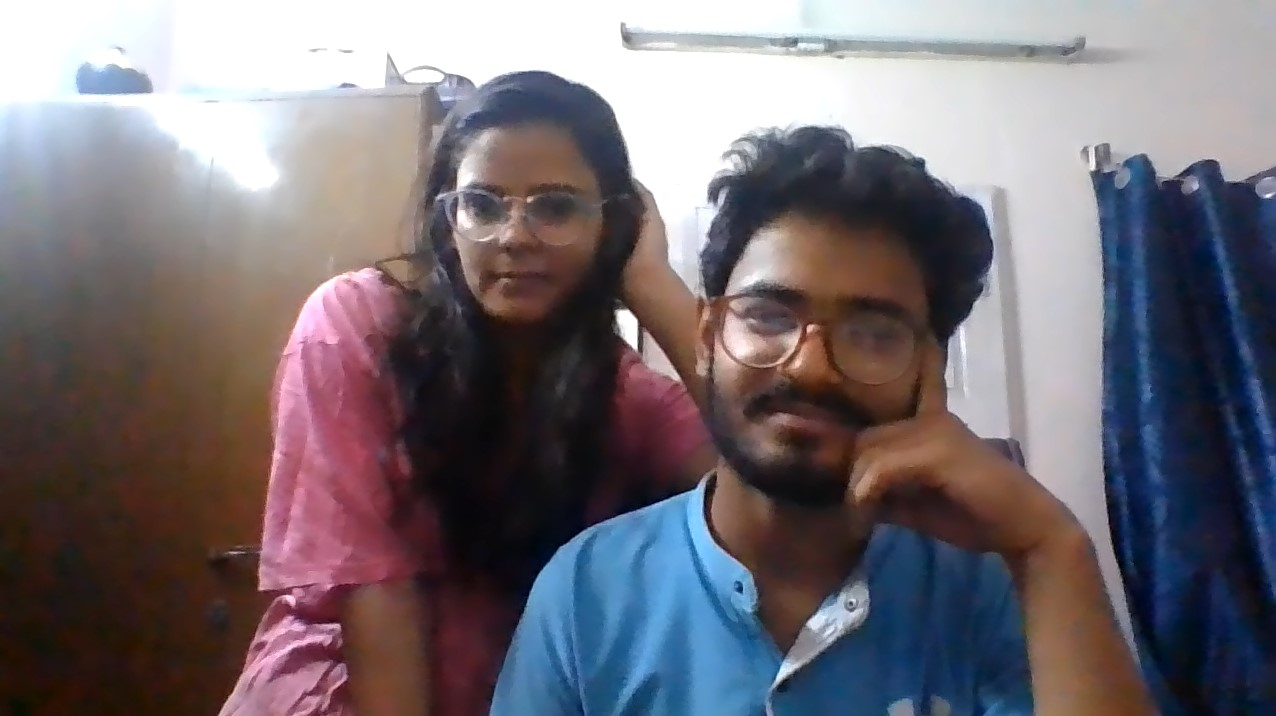
#> input picture assignment/WIN_2.jpg, 1276 x 716 px, found by its file name
$ python thresholding.py
#> lines starting #> are read from the running program, lines starting #| are printed output that depends on the picture; after the words box and inside, x2 and y2 are one past the last pixel; in counts of white or black regions, pixels touching at a corner belong together
import cv2

img = cv2.imread("WIN_2.jpg",cv2.IMREAD_GRAYSCALE)
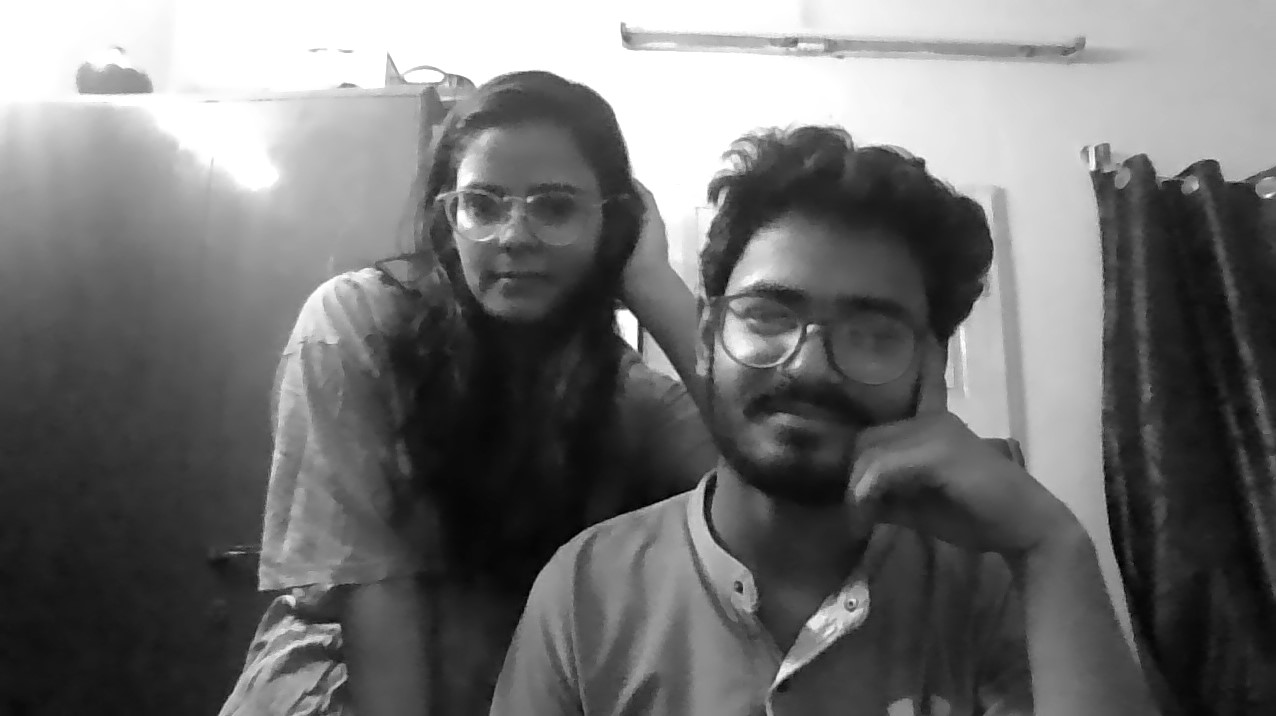
#> img: shape (716, 1276); min 0, max 255, mean 111.8

ret ,thresholded_img =cv2.threshold(img, 115, 255, cv2.THRESH_BINARY)
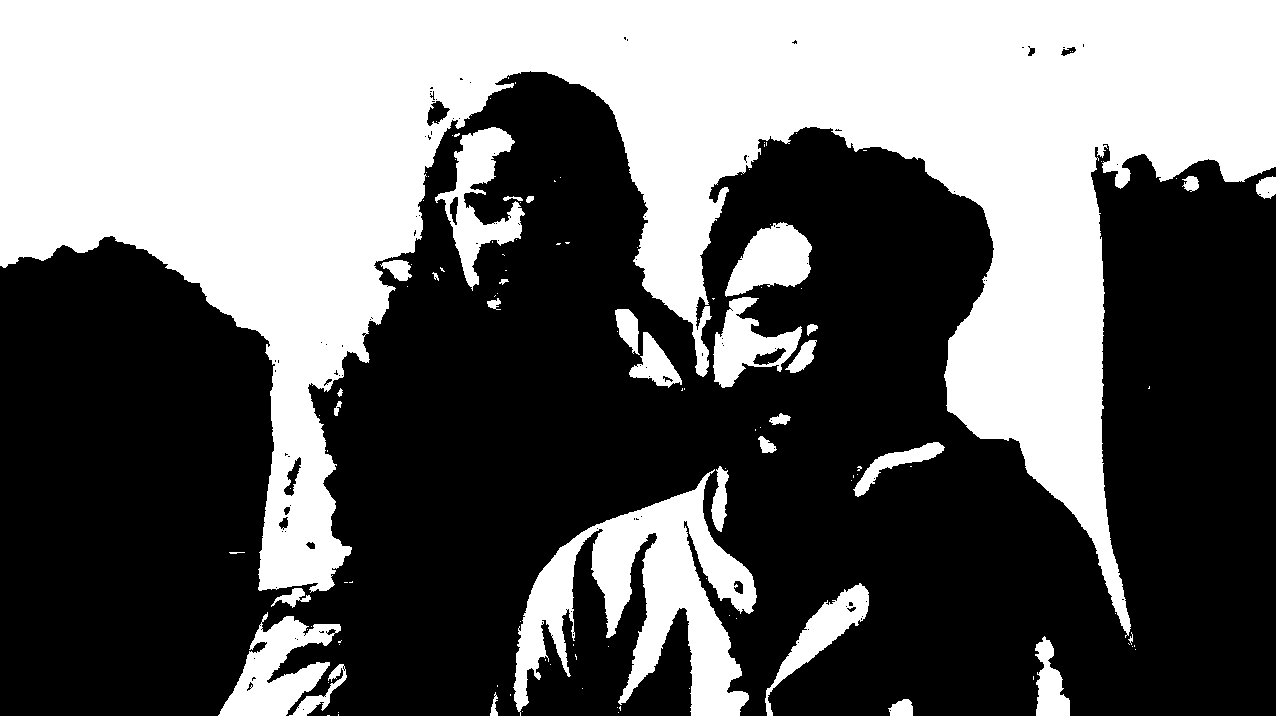
#> thresholded_img: shape (716, 1276); 40.9% white; 121 white regions (89 under 20 px), largest, box (x1, y1, x2, y2) and area: (0, 0, 1276, 638) 317425, (513, 469, 757, 716) 24506, (218, 612, 341, 716) 5937

cv2.imshow("edited image", thresholded_img)
cv2.imshow("original image", img)
cv2.waitKey(0)
cv2.destroyAllWindows()

$ run again, with assignment/photo.jpg copied over assignment/WIN_2.jpg
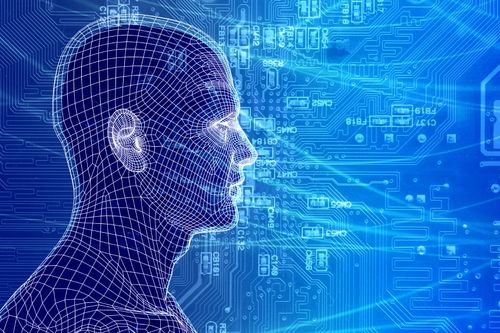
#> input picture assignment/photo.jpg, 500 x 333 px, found by its file name
#> `img = cv2.imread("WIN_2.jpg",cv2.IMREAD_GRAYSCALE)`:
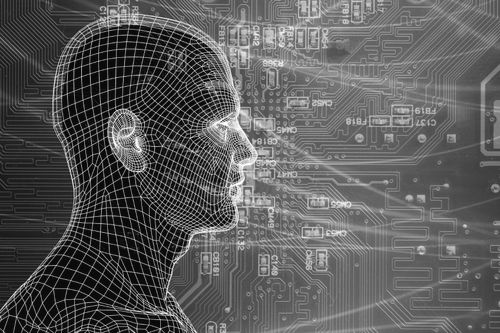
#> img: shape (333, 500); min 0, max 255, mean 91
#> `ret ,thresholded_img =cv2.threshold(img, 115, 255, cv2.THRESH_BINARY)`:
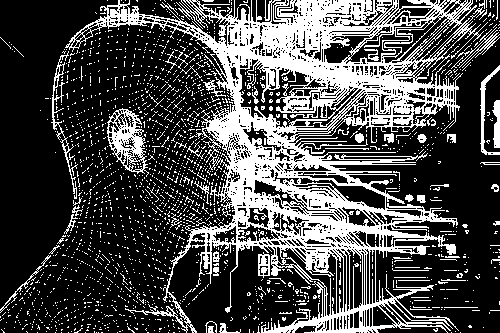
#> thresholded_img: shape (333, 500); 29.3% white; 2010 white regions (1947 under 20 px), largest, box (x1, y1, x2, y2) and area: (65, 0, 488, 333) 38205, (107, 108, 149, 177) 1191, (51, 51, 78, 199) 503
